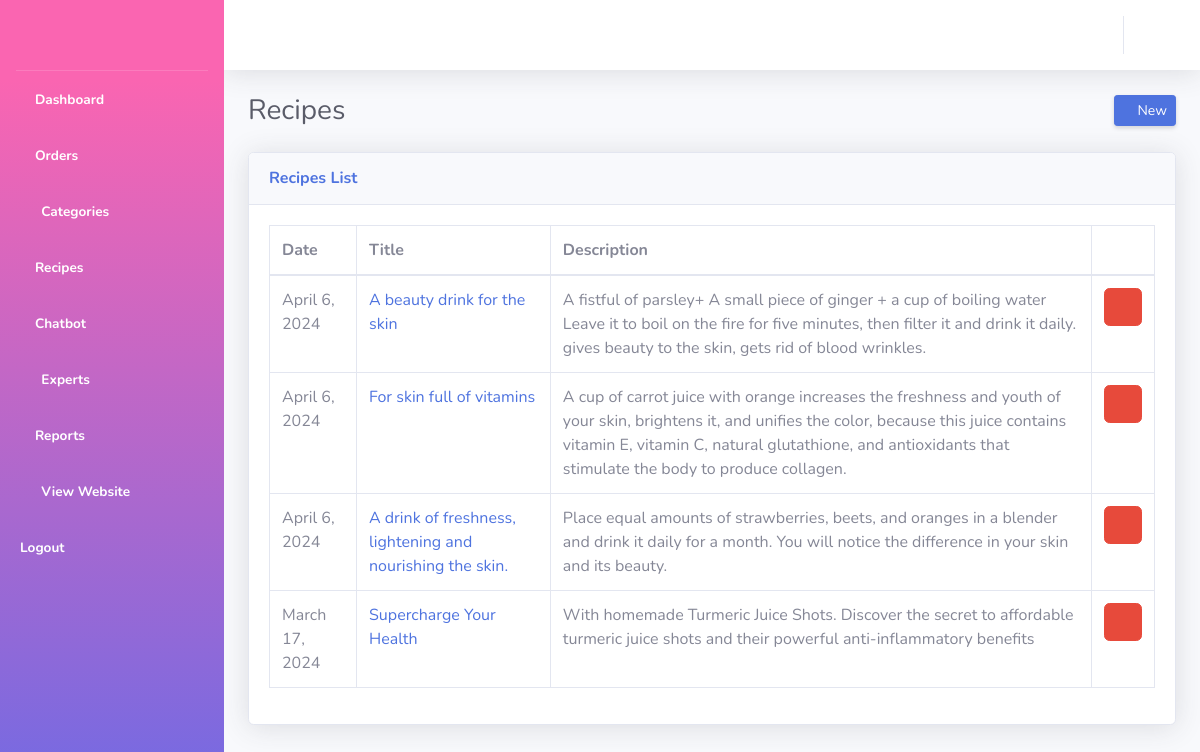
/dashboard/recipes-list/, run on the app's committed database.
### store/models.py (models this page shows, shortened)
class Recipes(models.Model):
    title = models.CharField(max_length=255)
    image = models.ImageField(upload_to='images/')
    description = models.TextField(blank=True, default='')
    date = models.DateField(auto_now_add=True)

### dashboard/views.py (the view)
# urls.py: path('recipes-list/', views.recipes_list, name="recipes_list"),
def recipes_list(request):
    if request.method == "POST":
        item_id = request.POST['item_id']
        Recipes.objects.filter(id=item_id).delete()
    recipes = Recipes.objects.all().order_by('-id')
    return render(request, 'recipes_list.html', { 'recipes': recipes })

### store/context_processor.py (called while the page is built)
def categories_processor(request):
    categories = Categories.objects.all()
    return {'categories': categories}

### dashboard/templates/recipes_list.html (shortened to what this page needs)
{% extends "dashboard_base.html" %}
{% block content %}
{% load static %}
{% static "" as baseUrl %}
<div class="d-sm-flex align-items-center justify-content-between mb-4">
    <h1 class="h3 mb-0 text-gray-800">Recipes</h1>
    <a href="/dashboard/new-recipe" class="d-none d-sm-inline-block btn btn-sm btn-primary shadow-sm"><i class="fa fa-plus"></i> New</a>
</div>
<div class="card shadow mb-4">
    <div class="card-header py-3">
        <h6 class="m-0 font-weight-bold text-primary">Recipes List</h6>
    </div>
    <div class="card-body">
        <div class="table-responsive">
            <table class="table table-bordered" id="dataTable" width="100%" cellspacing="0">
                <thead>
                    <tr>
                        <th>Date</th>
                        <th>Title</th>
                        <th>Description</th>
                        <th></th>
                    </tr>
                </thead>
                <tbody>
                    {% if recipes %}
                    {% for item in recipes %}
                    <tr>
                        <td>{{ item.date }}</td>
                        <td><a href="/recipes/{{ item.id }}" target="_blank">{{ item.title }}</a></td>
                        <td>{{ item.description }}</td>
                        <td>
                            <form method="post" onsubmit="return deleteItem()">
                                <button type="submit" class="btn btn-danger"><i class="fa fa-trash"></i></button>
                            </form>
                        </td>
                    </tr>
                    {% endfor %}
                    {% endif %}
                </tbody>
            </table>
        </div>
    </div>
    {% endblock %}

### data on the page
Recipes: date "April 6, 2024", title "A beauty drink for the skin", description "A fistful of parsley+ A small piece of ginger + a cup of boiling water Leave it to boil on the fire for five minutes, then filter it and drink it daily. gives beauty to the skin, gets rid of blood wrinkles."
Recipes: date "April 6, 2024", title "For skin full of vitamins", description "A cup of carrot juice with orange increases the freshness and youth of your skin, brightens it, and unifies the color, because this juice contains vitamin E, vitamin C, natural glutathione, and antioxidants that stimulate the body to produce collagen."
Recipes: date "April 6, 2024", title "A drink of freshness, lightening and nourishing the skin.", description "Place equal amounts of strawberries, beets, and oranges in a blender and drink it daily for a month. You will notice the difference in your skin and its beauty."
Recipes: date "March 17, 2024", title "Supercharge Your Health", description "With homemade Turmeric Juice Shots. Discover the secret to affordable turmeric juice shots and their powerful anti-inflammatory benefits"
